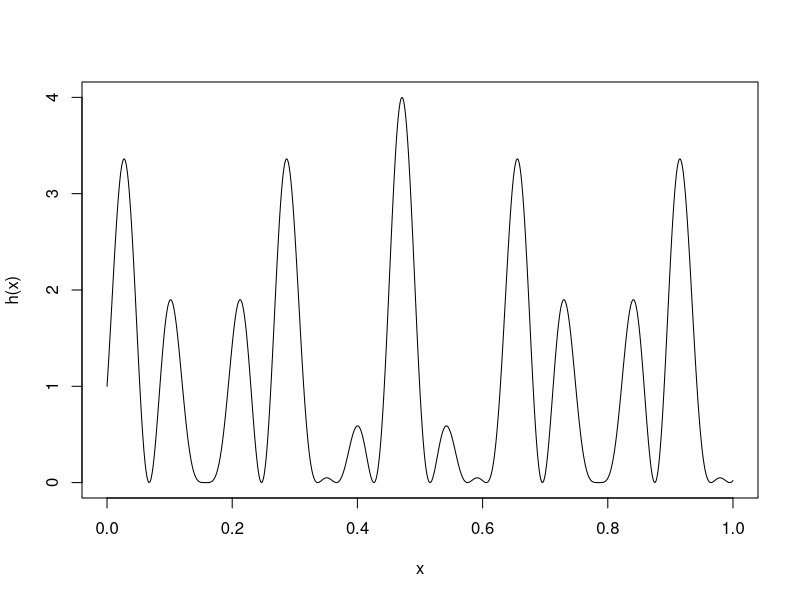
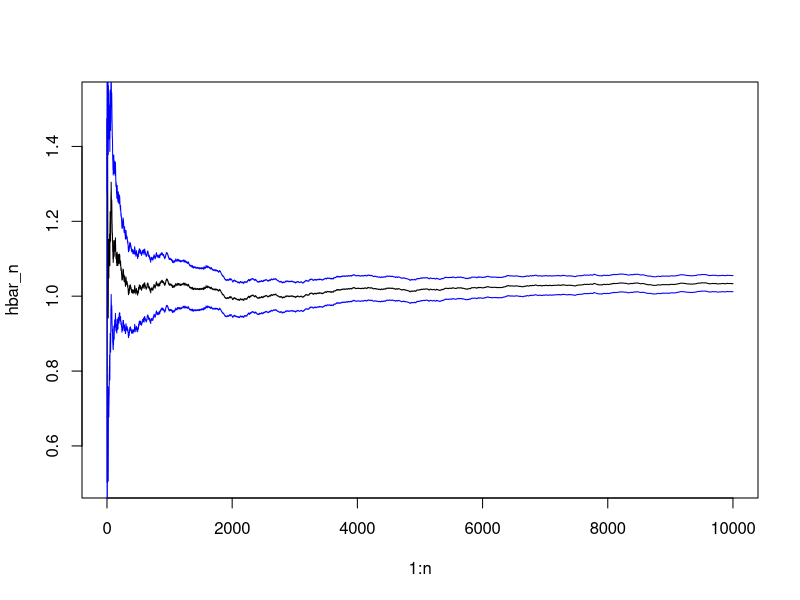

These figures' R source, in order:
## ---- chunk 1
knitr::opts_chunk$set(echo = T, fig.align = "center", fig.width = 7)
## ---- chunk 2
f<- function(x) {
  x-0.5*sin(100*x)/100+0.5*sin(40*x)/40-cos(70*x)/70-cos(30*x)/30
}

f(1)-f(0)

## ---- chunk 3
integrate_trapezoidal_1 <- function(f, a, b, n) {
  h <- (b - a) / n
  result <- (f(a) + f(b)) / 2
  for (i in 1:(n - 1)) {
    result <- result + f(a + i * h)
  }
  result <- result * h
  return(result)
}

myfn<- function(x)(sin(50*x)+cos(20*x))^2

integrate_trapezoidal_1(myfn,0,1,10000) 

## ---- chunk 4
# I can do it myself using vector programming instead of using for loop
integrate_trapezoidal_2<- function(myfn,a,b,n) {
  h<-(b-a)/n
  x.vec <- seq(a,b,by = h)
  f.vec <- sapply(x.vec, myfn) 
  A<- h*(f.vec[1]/2+sum(f.vec[2:n])+f.vec[n+1]/2)
  return(A)
}

myfn<- function(x)(sin(50*x)+cos(20*x))^2

integrate_trapezoidal_2(myfn,0,1,10000)
## ---- chunk 5
integrate_simpson<- function(myfn,a,b,n) {
  h<-(b-a)/n
  x.vec <- seq(a,b,by = h)
  f.vec <- sapply(x.vec, myfn) 
  sum<- f.vec[1]+f.vec[n+1]
  for (i in 2:n){
    if (i%%2 == 0)
      sum = sum + 4*f.vec[i] #f.vec[2] corresponding to f(x1)
    else 
      sum = sum + 2*f.vec[i] #f.vec[3] corresponding to f(x2)
  }
  sum = sum*h/3
  print(sum)
}

myfn<- function(x)(sin(50*x)+cos(20*x))^2

integrate_simpson(myfn,0,1,1000)
## ---- chunk 6
integrate_simpson_2 <- function(f, a, b, n) {
  h <- (b - a) / n
  x <- seq(a, b, length.out = n + 1)
  y <- f(x)
  result <- h / 3 * (y[1] + 4 * sum(y[seq(2, n, 2)]) + 2 * sum(y[seq(3, n-1, 2)]) + y[n + 1])
  return(result)
}

myfn<- function(x)(sin(50*x)+cos(20*x))^2

integrate_simpson_2(myfn,0,1,1000)


## ---- chunk 7
integrate(function(x) (sin(50*x)+cos(20*x))^2, lower =0, upper = 1)
## ---- chunk 8
x<- seq(0,1, by = 0.001)
h<- function(x)(sin(50*x)+cos(20*x))^2
plot(x,h(x), type="l")
## ---- chunk 9
set.seed(1) 
n <-10^6 #Set the number of points to generate
x<-runif(n, 0,1) #generate n number of points from uniform (0,1)
h_x<- h(x)
hbar_x <- mean(h(x)) #compute h(x), and the mean of h(x)
(I = 1*hbar_x) #mean times the interval = integral
## ---- chunk 10
n <- 10^4
hbar_n <-cumsum(h_x[1:n])/1:n # to compute cumulative mean of h(x)

#To estimate variance of hbar_m
var_m <- function(m){
  sum((h_x[1:m]-hbar_n[m])^2)/m^2
}

v_n <- apply(matrix(1:n),1,var_m)

se_n <- sqrt(v_n)

plot(1:n,hbar_n, type = "l")

lines(hbar_n+1.96*se_n, col = "blue")

lines(hbar_n-1.96*se_n, col = "blue")
